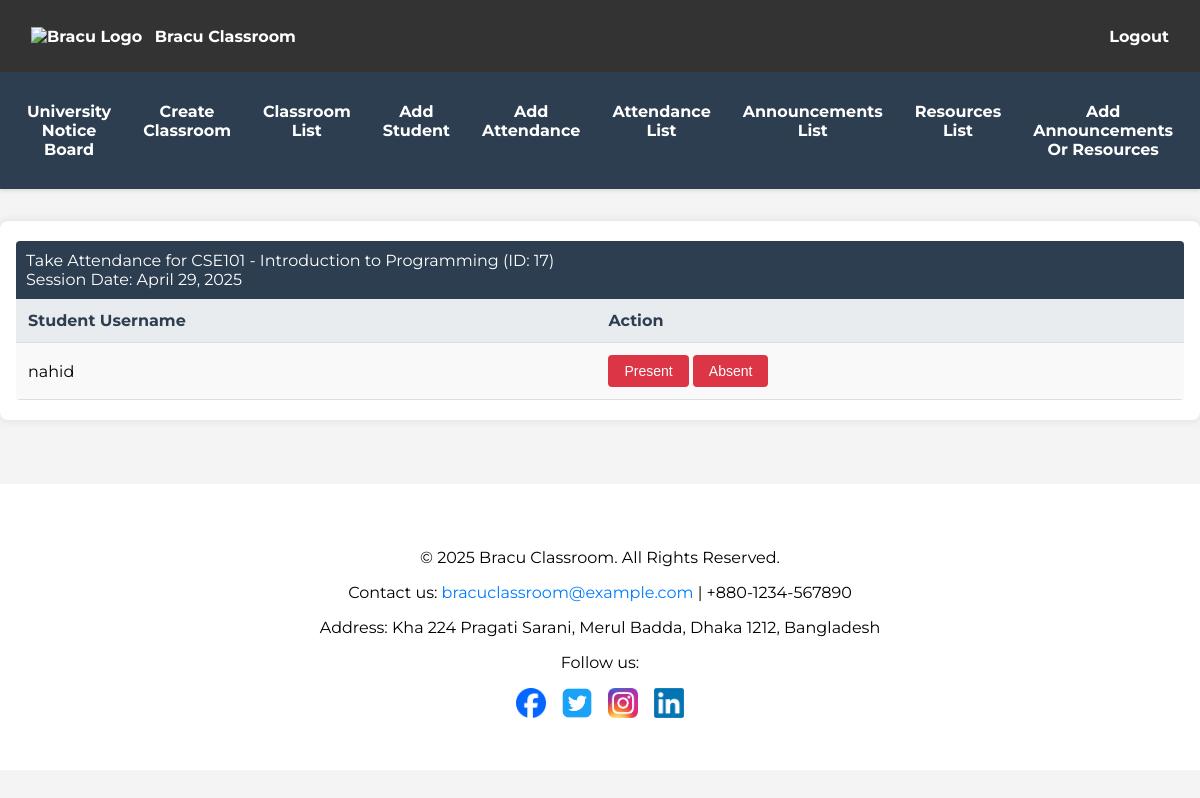
Screenshot of /add_attendance/att_form/17/ (signed in) with the database file from the repository.
### app1/models.py (models this page shows, shortened)
class Classrooms(models.Model):
    classroom_id = models.AutoField(primary_key=True)  # Primary Key, Auto-incremented Integer
    faculty_id = models.ForeignKey(All_Users, on_delete=models.CASCADE, related_name='created_classrooms')  # Faculty who created the classroom
    name = models.CharField(max_length=255)
    description = models.TextField(blank=True, null=True)  # Optional description
    created_at = models.DateTimeField(auto_now_add=True)  # Timestamp for classroom creation

class Classroom_Students(models.Model):
    classroom_id = models.ForeignKey(Classrooms, on_delete=models.CASCADE)
    student_id = models.ForeignKey(All_Users, on_delete=models.CASCADE)
    joined_at = models.DateTimeField(auto_now_add=True)  # Timestamp for when student joined the classroom
    class Meta:
        unique_together = ('classroom_id', 'student_id')  # Composite primary key

class All_Users(AbstractUser):
    USER_ROLES = [
        ('student', 'Student'),
        ('faculty', 'Faculty'),
        ('admin', 'Admin'),
    ]
    role = models.CharField(max_length=10, choices=USER_ROLES, default='student')  # Role: student, faculty, or admin

### app1/views.py (the view, shortened to what this page needs)
# urls.py: path('add_attendance/att_form/<int:classroom_id>/', views.att_form, name='att_form'),
@login_required
def att_form(request, classroom_id):
    if request.user.role != 'faculty':
        messages.error(request, 'Only faculty can manage attendance.')
        return redirect('faculty_dashboard')
    classroom = get_object_or_404(Classrooms, classroom_id=classroom_id)
    if classroom.faculty_id != request.user:
        messages.error(request, 'You do not have permission to manage this classroom.')
        return redirect('add_attendance')
    students = Classroom_Students.objects.filter(classroom_id=classroom).order_by('student_id__username')
    today = timezone.now().date()
    return render(request, 'faculty/att_form.html', {
        'classroom': classroom,
        'students': students,
        'today': today
    })

### app1/templates/faculty/att_form.html (shortened to what this page needs)
{% extends 'base_faculty.html' %}
{% block content %}
    {% if students %}
        <form method="post">
            <table class="request-table">
                <caption>Take Attendance for {{ classroom.name }} (ID: {{ classroom.classroom_id }})<br>Session Date: {{ today }}</caption>
                <thead>
                    <tr>
                        <th>Student Username</th>
                        <th>Action</th>
                    </tr>
                </thead>
                <tbody>
                    {% for student in students %}
                        <tr>
                            <td>{{ student.student_id.username }}</td>
                            <td>
                                <button type="submit" name="attendance_{{ student.student_id.id }}"
                                        value="present" class="delete-btn">Present</button>
                                <button type="submit" name="attendance_{{ student.student_id.id }}"
                                        value="absent" class="delete-btn">Absent</button>
                            </td>
                        </tr>
                    {% endfor %}
                </tbody>
            </table>
        </form>
    {% else %}
        <p>No students enrolled in this classroom.</p>
    {% endif %}
{% endblock %}

### static/css/styles.css (style rules this page uses)
body { font-family: 'Montserrat', sans-serif; margin: 0; padding: 0; background-color: #f4f4f4; }
form { display: flex; flex-direction: column; gap: 10px; }
button, .submit-btn { background-color: #007bff; color: white; padding: 0.75em 1.5em; border: none; border-radius: 4px; cursor: pointer; transition: background-color 0.3s; }
.delete-btn { background-color: #dc3545; color: white; padding: 0.5em 1em; border: none; border-radius: 4px; cursor: pointer; transition: background-color 0.3s; }
table, .request-table, .attendance-table, .announcement-table { width: 100%; border-collapse: collapse; margin: 20px 0; background-color: #f9f9f9; border-radius: 4px; overflow: hidden; }
table th, table td, .request-table th, .request-table td, .attendance-table th, .attendance-table td, .announcement-table th, .announcement-table td { padding: 12px; text-align: left; border-bottom: 1px solid #ddd; }
table th, .attendance-table th, .announcement-table th { background-color: #007bff; color: white; }
.request-table th { background-color: #e9ecef; color: #2c3e50; }
.request-table caption { background-color: #2c3e50; color: white; padding: 10px; font-size: 16px; text-align: left; }
.request-table button { padding: 8px 16px; border: none; border-radius: 4px; font-size: 14px; cursor: pointer; transition: background-color 0.3s; }

### rows the page displays
Classrooms: name "CSE101 - Introduction to Programming", classroom_id "17"
Classroom_Students: student_id.username "nahid"
